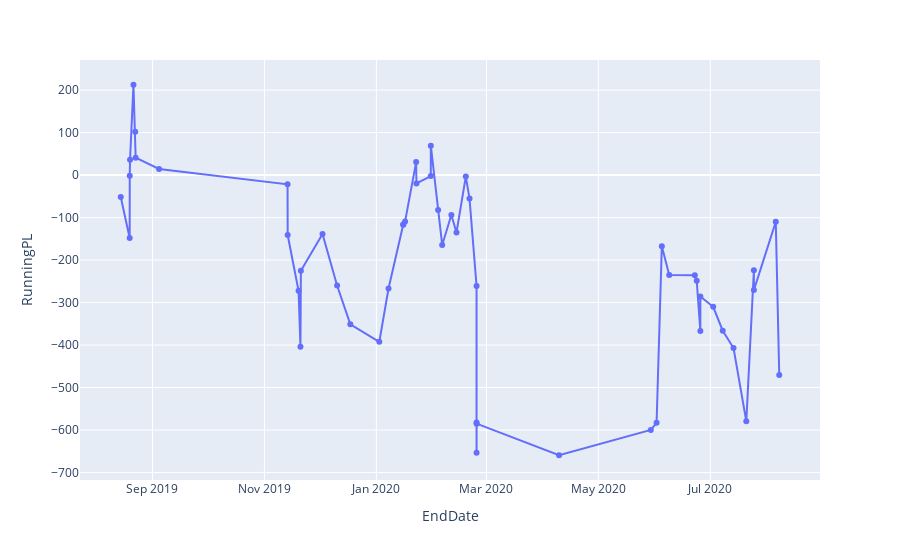

The code cell stored with this chart in its notebook:
### Code cell
trademetrics=trademetrics.sort_values('EndDate')
trademetrics['RunningPL']=trademetrics['ProfitLoss_net'].cumsum()
fig=plotly.scatter(trademetrics, x="EndDate",y="RunningPL")
fig.data[0].update(mode='markers+lines')
fig.show()
